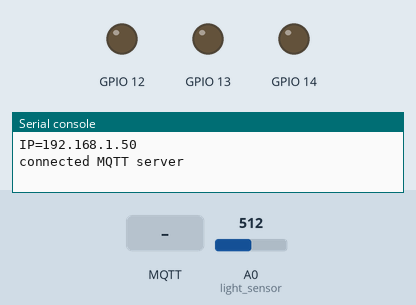
Recording of a program running on a simulated ESP8266 board running MicroPython. Parts: output pins drawn as LEDs (lit = HIGH), the last lines printed to the serial console. The test bench sets the inputs (shaded band); at power-on: A0 (light_sensor) = 512 (analog values on the 0–1023 scale). WiFi joins after 1.5 s; no MQTT or app messages arrive unless stated.

Above: at 2.8 s.
2.9 s: MQTT message "on" arrives on the first subscribed topic
At 4.1 s:
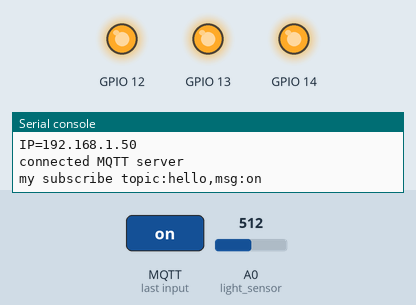
5.1 s: MQTT message "off" arrives on the first subscribed topic
At 6.9 s:
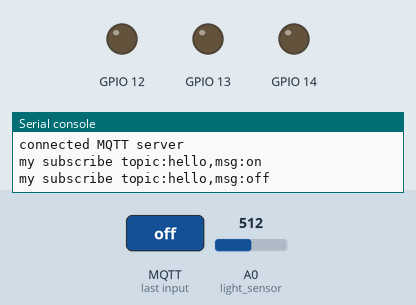
Timing chart, 0 to 8.4 s (numbered marks = the images above; inputs shaded):
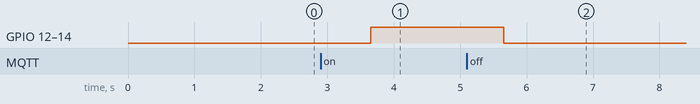

Measured:
- after the input at 2.9 s, GPIO 12–14: LOW → HIGH after 0.76 s
- after the input at 5.1 s, GPIO 12–14: HIGH → LOW after 0.56 s

The program:

main.py
```python
###################匯入模組#####################
from umqtt.simple import MQTTClient
import sys
import time
import mcu
from machine import Pin, ADC


############函式與類別定義#####################
def on_message(topic, msg):
    msg = msg.decode("utf-8")
    topic = topic.decode("utf-8")
    print(f"my subscribe topic:{topic},msg:{msg}")  # 顯示收到的訊息
    if msg == "on":
        LED_ON()
    elif msg == "off":
        LED_OFF()
    elif msg == "auto":
        if light_sensor_reading > 700:
            LED_ON()
        else:
            LED_OFF()


def LED_ON():
    RED.value(1)
    BLUE.value(1)
    GREEN.value(1)


def LED_OFF():
    RED.value(0)
    BLUE.value(0)
    GREEN.value(0)


########################宣告與設定########################
wi = mcu.wifi("SingularClass", "Singular#1234")
wi.setup(ap_active=False, sta_active=True)  # 設定WIFI模組
if wi.connect():
    print(f"IP={wi.ip}")

mq_server = "mqtt.singularinnovation-ai.com"
mqttClientId = "Ray"
mqtt_username = "singular"
mqtt_password = "Singular#1234"
mqttClient0 = MQTTClient(
    mqttClientId, mq_server, user=mqtt_username, password=mqtt_password, keepalive=30
)

try:
    mqttClient0.connect()
except:
    sys.exit
finally:
    print("connected MQTT server")

mqttClient0.set_callback(on_message)  # 設定回呼函式
mqttClient0.subscribe("hello")  # 訂閱主題
gpio = mcu.gpio()
RED = Pin(gpio.D5, Pin.OUT)
BLUE = Pin(gpio.D7, Pin.OUT)
GREEN = Pin(gpio.D6, Pin.OUT)

RED.value(0)
BLUE.value(0)
GREEN.value(0)
light_sensor = ADC(0)  # 假設ADC0是光感測器
#######################主程式########################
while True:
    mqttClient0.check_msg()  # 檢查MQTT訊息
    mqttClient0.ping()
    light_sensor_reading = light_sensor.read()
    time.sleep(1)
```

mcu.py
```python
import network


class gpio:
    def __init__(self):
        self._D0 = 16
        self._D1 = 5
        self._D2 = 4
        self._D3 = 0
        self._D4 = 2
        self._D5 = 14
        self._D6 = 12
        self._D7 = 13
        self._D8 = 15
        self._SDD3 = 10
        self._SDD2 = 9

    @property
    def D0(self):
        return self._D0

    @property
    def D1(self):
        return self._D1

    @property
    def D2(self):
        return self._D2

    @property
    def D3(self):
        return self._D3

    @property
    def D4(self):
        return self._D4

    @property
    def D5(self):
        return self._D5

    @property
    def D6(self):
        return self._D6

    @property
    def D7(self):
        return self._D7

    @property
    def D8(self):
        return self._D8

    @property
    def SDD3(self):
        return self._SDD3

    @property
    def SDD2(self):
        return self._SDD2


class wifi:
    def __init__(self, ssid=None, password=None):
        self.sta = network.WLAN(network.STA_IF)
        self.ap = network.WLAN(network.AP_IF)
        self.ssid = ssid
        self.password = password
        self.ap_active = False
        self.sta_active = False
        self.ip = None

    def setup(self, ap_active=False, sta_active=False):
        """設定WIFI模組
        ap_active: AP模式是否啟用
        sta_active: STA模式是否啟用
        使用方法:
        wi.setup(ap_active=True|False,sta_active=True|False)
        """
        self.ap_active = ap_active
        self.sta_active = sta_active
        self.ap.active(ap_active)
        self.sta.active(sta_active)

    def scan(self):
        """
        搜尋WIFI
        返回:WIFI列表

        使用方法:
        wi.scan()
        """
        if self.sta_active:
            wifi_list = self.sta.scan()
            print("Scan result:")
            for i in range(len(wifi_list)):
                print(wifi_list[i][0])
        else:
            print("STA模式未啟用")

    def connect(self, ssid=None, password=None) -> bool:
        ssid = ssid if ssid is not None else self.ssid
        password = password if password is not None else self.password
        if not self.sta_active:
            print("STA模式未啟用")
            return False
        if ssid is None or password is None:
            print("WIFI 名稱或密碼未設定")
            return False
        if self.sta_active:
            self.sta.connect(ssid, password)
            while not (self.sta.isconnected()):
                # print(f"連線中...")
                pass
            self.ip = self.sta.ifconfig()[0]
            print("connet successfully ", self.sta.ifconfig())
            return True
```
